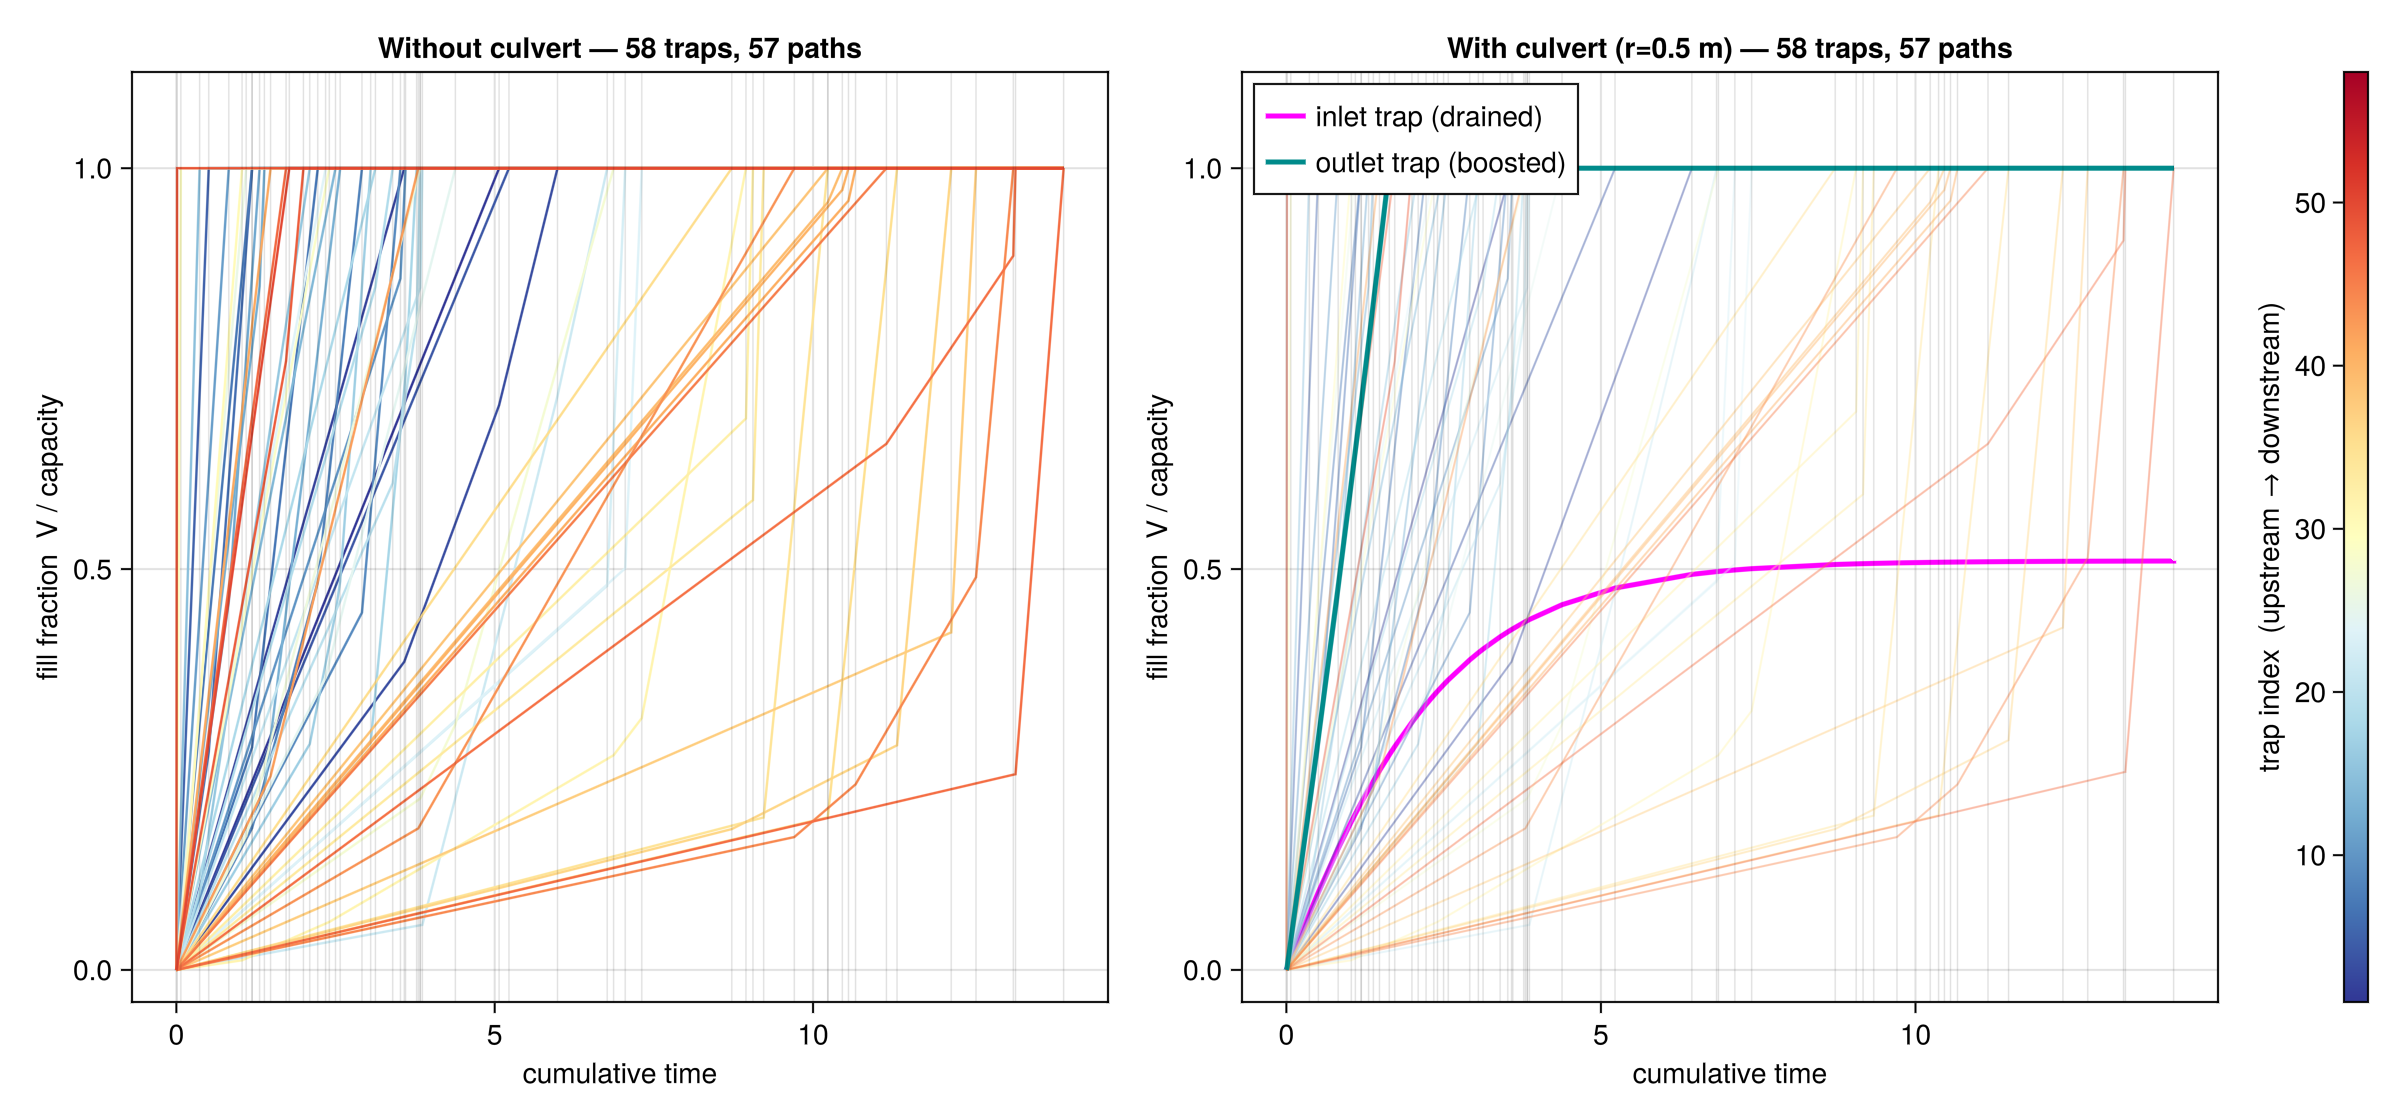

Julia code for this plot:
# Visual verification of `solveDynNetwork` with culverts.
#
# Scenario: the :long chain on mini.txt, starting from cell (7,119).  A single
# concrete culvert (r=0.3 m) is placed from trap 233 — the first trap the
# flow path reaches after the start cell — to trap 13, which lies roughly
# 80 % of the way through the same chain.  The culvert short-circuits a large
# part of the normal cascade: trap 233 is drained while filling (via the
# culvert inlet) and trap 13 is fed ahead of schedule (via the culvert outlet).
#
# Three panels on a single figure:
#   left   (no culvert)  — reference fill-fraction cascade; traps coloured
#                          upstream (blue) → downstream (red).
#   centre (with culvert) — same cascade with the culvert active; the inlet
#                           trap is magenta, the outlet trap is cyan; thin
#                           magenta vlines mark :unspill events.
#   right  — shared colourbar for the topological index.
#
# What correct behaviour looks like:
#   * The inlet trap (magenta) should plateau below 1 or fill noticeably
#     more slowly than its same-coloured counterpart on the left.
#   * The outlet trap (cyan) should fill earlier/faster than in the reference
#     because it receives extra water via the culvert.
#   * Intermediate traps between 233 and 13 may fill a little more slowly
#     (less spill from 233 feeding them via the normal path).
#
# Run from the REPL (needs a display; shares the examples/ project):
#
#   using Pkg
#   Pkg.activate("examples")
#   include("examples/verification/culvert_network.jl")
#   fig = verify_culvert_network()
#
# Or from the repo root:
#   julia --project=examples examples/verification/culvert_network.jl

using SurfaceWaterIntegratedModeling, LazyArtifacts
import GLMakie

const SWIM = SurfaceWaterIntegratedModeling

const _START_CELL = CartesianIndex(7, 119)   # :long scenario start
const _CV_INLET   = CartesianIndex(7, 119)   # culvert inlet  (trap 233)
const _CV_OUTLET  = CartesianIndex(199, 4)   # culvert outlet (trap 13)
const _CV_RADIUS  = 0.3                      # barrel radius, metres (concrete pipe)

function _mini_trapstructure()
    grid = loadgrid(joinpath(datapath_testdata(), "data", "small", "mini.txt"))
    return spillanalysis(grid, usediags=true)
end

# Run the fill cascade from all-empty to steady state, returning
#   times     — cumulative event times (length n+1, includes t=0)
#   fracs     — (ntraps × (n+1)) fill-fraction matrix
#   events    — vector of (t, kind, trap) named tuples for non-:none events
function _run_cascade(ts, net; inflow=1.0, infiltration=0.0, max_events=5000)
    nt    = length(net.traps)
    ifil  = fill(infiltration, size(ts.topography))
    qin   = fill(Float64(inflow), nt)
    geom  = SWIM._build_trap_geometry(ts, net, ifil)
    caps  = [g.capacity for g in geom]
    state = zeros(Float64, nt)
    t_abs = 0.0

    norm_fracs(s) = s ./ max.(caps, 1e-12)

    times     = [0.0]
    snapshots = [norm_fracs(state)]
    events    = NamedTuple{(:t, :kind, :trap), Tuple{Float64, Symbol, Int}}[]

    for _ in 1:max_events
        res    = solveDynNetwork(ts, net, ifil, qin, state)
        t_abs += isfinite(res.time) ? res.time : 0.0
        state  = copy(res.state)
        push!(times, t_abs)
        push!(snapshots, norm_fracs(state))
        res.kind != :none && push!(events, (t=t_abs, kind=res.kind, trap=res.trap))
        res.kind == :none && break
    end

    return times, hcat(snapshots...), events
end

"""
    verify_culvert_network(; inflow=1.0, infiltration=0.0) -> GLMakie.Figure

Build the :long scenario on mini.txt with and without a $(2*_CV_RADIUS) m-diameter
culvert from the head-of-chain trap to a trap ~80 % of the way downstream, run
both fill cascades from empty, and plot the fill fractions side by side.
"""
function verify_culvert_network(; inflow=1.0, infiltration=0.0)
    ts      = _mini_trapstructure()
    allfull = collect(1:SWIM.numtraps(ts))

    net_bare = setup_network(ts, [_START_CELL], allfull)[1]
    cv       = DynCulvert(ts, _CV_INLET, _CV_OUTLET; r=_CV_RADIUS)
    net_cv   = setup_network(ts, [_START_CELL], allfull; culverts=[cv])[1]

    nt_bare = length(net_bare.traps)
    nt_cv   = length(net_cv.traps)
    np_bare = length(net_bare.flow_paths)
    np_cv   = length(net_cv.flow_paths)

    @info "Without culvert : $nt_bare traps, $np_bare paths"
    @info "With culvert     : $nt_cv traps, $np_cv paths, 1 culvert  r=$(_CV_RADIUS) m"

    times_bare, fracs_bare, evts_bare = _run_cascade(ts, net_bare; inflow, infiltration)
    times_cv,   fracs_cv,   evts_cv   = _run_cascade(ts, net_cv;   inflow, infiltration)

    # local indices for the culvert inlet / outlet traps
    ti_in  = findfirst(t -> !isempty(t.culvert_inlets),  net_cv.traps)
    ti_out = findfirst(t -> !isempty(t.culvert_outlets), net_cv.traps)

    nfill_bare   = count(e -> e.kind == :fill,    evts_bare)
    nfill_cv     = count(e -> e.kind == :fill,    evts_cv)
    nunspill_cv  = count(e -> e.kind == :unspill, evts_cv)
    @info "Without culvert : $nfill_bare fill events  t_final=$(round(times_bare[end]; digits=2))"
    @info "With culvert     : $nfill_cv fill + $nunspill_cv unspill events  " *
          "t_final=$(round(times_cv[end]; digits=2))"

    # shared colourmap: upstream (blue) -> downstream (red)
    nt_max = max(nt_bare, nt_cv)
    cmap   = GLMakie.cgrad(:RdYlBu, nt_max; categorical=false, rev=true)

    fig = GLMakie.Figure(size=(1200, 560))

    # --- left panel: reference (no culvert) ---
    ax_bare = GLMakie.Axis(fig[1, 1];
        title   = "Without culvert — $nt_bare traps, $np_bare paths",
        xlabel  = "cumulative time",
        ylabel  = "fill fraction  V / capacity",
        limits  = (nothing, (-0.04, 1.12)))

    for i in 1:nt_bare
        GLMakie.lines!(ax_bare, times_bare, fracs_bare[i, :];
                       color=cmap[i], linewidth=1.2)
    end
    fill_ts = [e.t for e in evts_bare if e.kind == :fill]
    isempty(fill_ts) ||
        GLMakie.vlines!(ax_bare, fill_ts; color=(:black, 0.12), linewidth=0.7)

    # --- right panel: with culvert ---
    cv_label = "culvert r=$(_CV_RADIUS) m · inlet trap → outlet trap"
    ax_cv = GLMakie.Axis(fig[1, 2];
        title   = "With culvert (r=$(_CV_RADIUS) m) — $nt_cv traps, $np_cv paths",
        xlabel  = "cumulative time",
        ylabel  = "fill fraction  V / capacity",
        limits  = (nothing, (-0.04, 1.12)))

    for i in 1:nt_cv
        if i == ti_in
            GLMakie.lines!(ax_cv, times_cv, fracs_cv[i, :];
                           color=:magenta, linewidth=2.5, label="inlet trap (drained)")
        elseif i == ti_out
            GLMakie.lines!(ax_cv, times_cv, fracs_cv[i, :];
                           color=:darkcyan, linewidth=2.5, label="outlet trap (boosted)")
        else
            GLMakie.lines!(ax_cv, times_cv, fracs_cv[i, :];
                           color=(cmap[i], 0.45), linewidth=1.0)
        end
    end

    fill_ts_cv    = [e.t for e in evts_cv if e.kind == :fill]
    unspill_ts_cv = [e.t for e in evts_cv if e.kind == :unspill]
    isempty(fill_ts_cv)    ||
        GLMakie.vlines!(ax_cv, fill_ts_cv;    color=(:black,   0.12), linewidth=0.7)
    isempty(unspill_ts_cv) ||
        GLMakie.vlines!(ax_cv, unspill_ts_cv; color=(:magenta, 0.30), linewidth=0.9,
                        label=":unspill event")

    (ti_in !== nothing || ti_out !== nothing) &&
        GLMakie.axislegend(ax_cv; position=:lt, framevisible=true)

    # --- shared colourbar ---
    GLMakie.Colorbar(fig[1, 3];
                     colormap   = GLMakie.cgrad(:RdYlBu; rev=true),
                     limits     = (1, nt_max),
                     label      = "trap index  (upstream → downstream)",
                     flipaxis   = false)

    return fig
end

# ---------------------------------------------------------------------------

if abspath(PROGRAM_FILE) == @__FILE__
    fig = verify_culvert_network()
    GLMakie.display(fig)
    GLMakie.wait(GLMakie.Screen())
end
